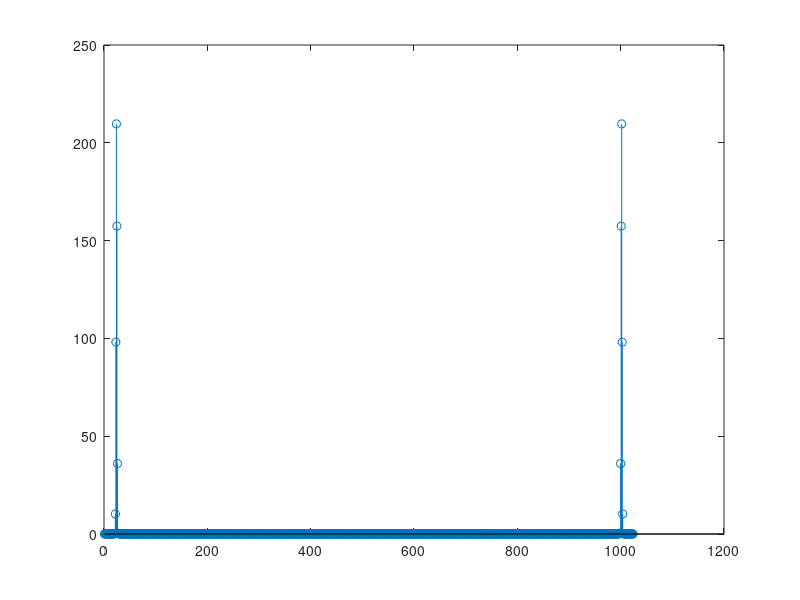
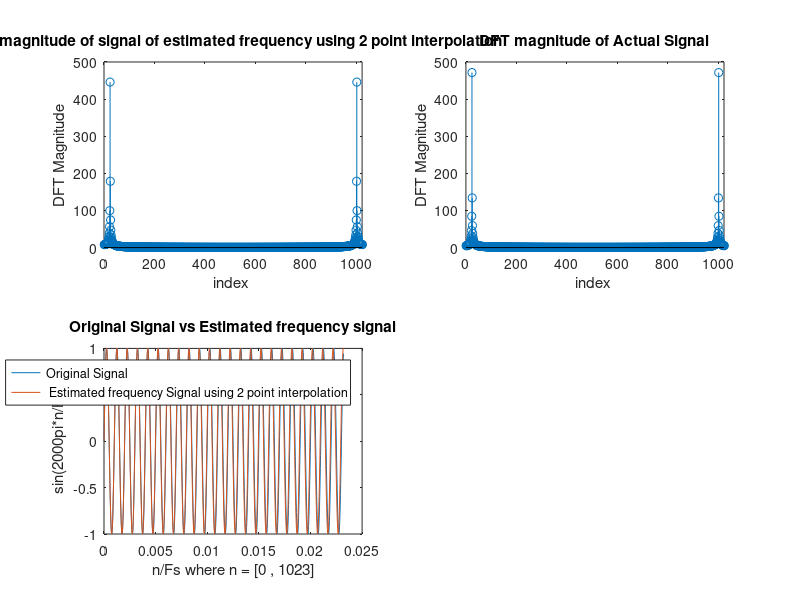
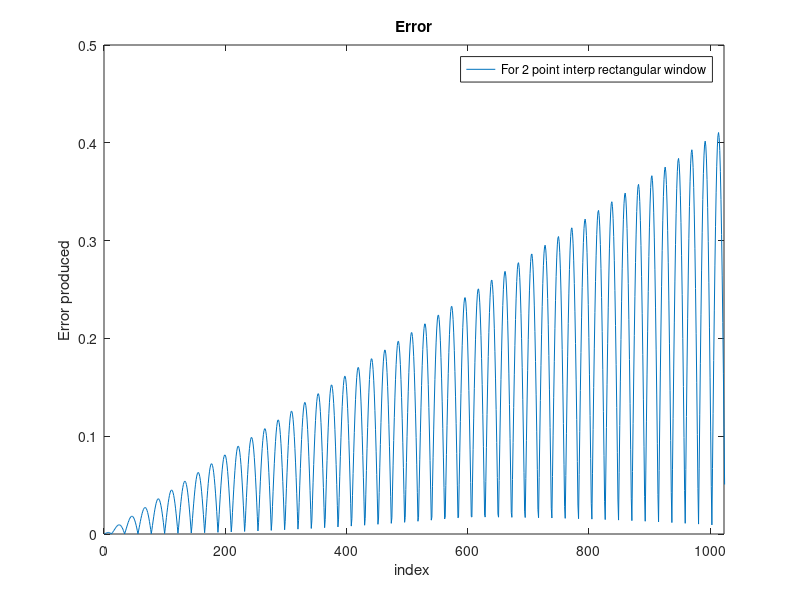

Recreate these plots in MATLAB, in order.
N =1024;
n = 0:1:N-1;
fs = 44100;

w1 = blackman(N); %rectangular window


x2 = sin(2*pi*1000*n/fs);% sampling of the signal

X1 = fft(x2,N);
X2 = fft(x2.*transpose(w1),N); %calculating DFT of the windowed samples -> Usually to locate the peak index



figure()
stem( abs(X2)); % to find the index of peak DFT magnitude

k = 24;% loaction of the found peak
s = sign(abs(angle(X2(k)) - angle(X2(k+1))) - pi/2); % used to calculate variable s that is used in calculation of correction term

yp1 = abs(X2(k+s));                   % bin2
yp2 = abs(X2(k));                     % bin1

d = s*(((2*yp1) - yp2)/(yp1 + yp2));    % slope of two largest magnitude bins

f_est = (k+d-1)*fs/N;      % frequency that we estimated using 2 point interpolation
x_obtained  = sin(2*pi*f_est*n/fs); % samples of sinal obtained of estimated frequency


f_est2 = fs/N * (k-1);     % frequency that we estimated without using the interpolation

f_actual = 1000;           % actual frequency

figure()
subplot(2,2,1);
stem(abs(fft(x_obtained)));
title('DFT magnitude of signal of estimated frequency using 2 point interpolation');
xlabel('index ');
ylabel('DFT Magnitude');
xlim([0 1023]);

subplot(2,2,2);
stem(abs(X1));
title('DFT magnitude of Actual Signal');
xlabel('index ');
ylabel('DFT Magnitude');
xlim([0 1023]);

subplot(2,2,3);
plot(n/fs , x2);
hold on
plot(n/fs , x_obtained);
xlabel('n/Fs where n = [0 , 1023]');
ylabel(' sin(2000pi*n/Fs)');
hold off
title('Original Signal vs Estimated frequency signal');
legend('Original Signal' , ' Estimated frequency Signal using 2 point interpolation');
% Notice that both the signals overlap

f_error = abs(f_est - f_actual);

Error = abs(x_obtained - x2);
figure()
plot(Error);
title('Error');
legend('For 2 point interp rectangular window');
xlabel('index ');
ylabel('Error produced');
xlim([ 0 1023]);